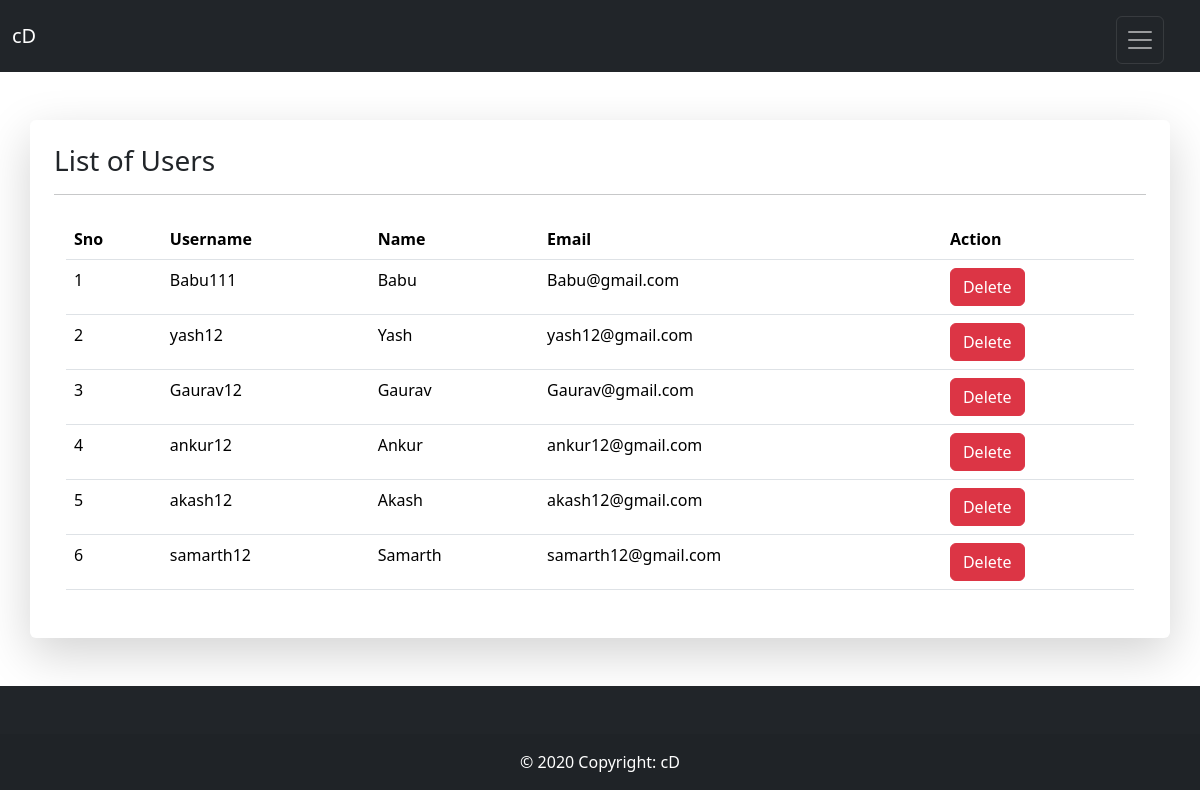
The page /adminUserlist.php on the database its author committed.
### tables this page shows
CREATE TABLE `users` (
  `sno` int(11) NOT NULL,
  `user_email` varchar(60) NOT NULL,
  `user_username` varchar(111) NOT NULL,
  `user_pass` varchar(255) NOT NULL,
  `timestamp` datetime NOT NULL DEFAULT current_timestamp(),
  `user_name` varchar(255) NOT NULL,
  `user_img` varchar(100) NOT NULL
);

### adminUserlist.php (the view, shortened to what this page needs)
<!doctype html>
<html lang="en">
<head>
    <link rel="stylesheet" href="https://cdn.datatables.net/2.0.2/css/dataTables.dataTables.min.css">
    <link href="https://cdn.jsdelivr.net/npm/bootstrap@5.3.2/dist/css/bootstrap.min.css" rel="stylesheet">
</head>
<body>
    <?php include("partials/_adminHeader.php"); ?>
    <?php include("partials/_dbconnect.php"); ?>
    <div class="container p-4">
    </div>
    <div class="shadow-lg p-3 mb-5 bg-white rounded container p-4">
        <h3>List of Users</h3>
        <hr>
        <div class="container my-4">
            <table class="table" id="myTable">
                <thead>
                    <tr>
                        <th scope=" col">Sno</th>
                        <th scope="col">Username</th>
                        <th scope="col">Name</th>
                        <th scope="col">Email</th>
                        <th scope="col">Action</th>
                    </tr>
                </thead>
                <tbody>
                    <?php
                    $sql = "SELECT * FROM `users`";
                    $result = mysqli_query($conn, $sql);
                    $sno = 1;
                    while ($row = mysqli_fetch_assoc($result)) {
                        $name = $row['user_name'];
                        $username = $row['user_username'];
                        $email = $row['user_email'];
                        echo '<tr>
                            <td scope="row">' . $sno . '</td>
                            <td>' . $username . '</td>
                            <td>' . $name . '</td>
                            <td>' . $email . '</td>
                            <td> <a class=" btn btn-danger delete" data-bs-toggle="modal" data-bs-target="#DelExampleModal" data-id="' . $row['sno'] . '">Delete</a></td>
                        </tr>';
                        $sno = $sno + 1;
                    }
                    ?>
                </tbody>
            </table>
        </div>
    </div>
    <?php include("partials/_adminfooter.php"); ?>
</body>
</html>

### rows shown on the page
users: user_username "Babu111", user_name "Babu", user_email "Babu@gmail.com"
users: user_username "yash12", user_name "Yash", user_email "yash12@gmail.com"
users: user_username "Gaurav12", user_name "Gaurav", user_email "Gaurav@gmail.com"
users: user_username "ankur12", user_name "Ankur", user_email "ankur12@gmail.com"
users: user_username "akash12", user_name "Akash", user_email "akash12@gmail.com"
users: user_username "samarth12", user_name "Samarth", user_email "samarth12@gmail.com"
